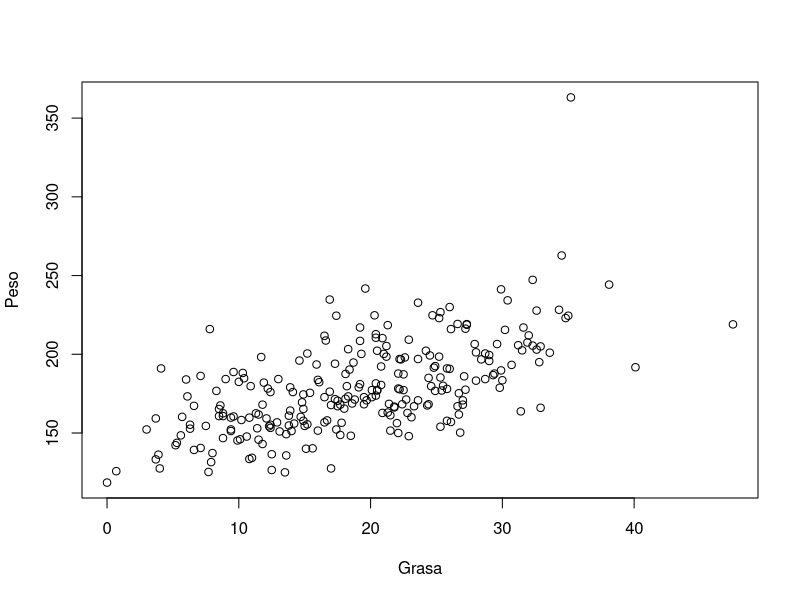
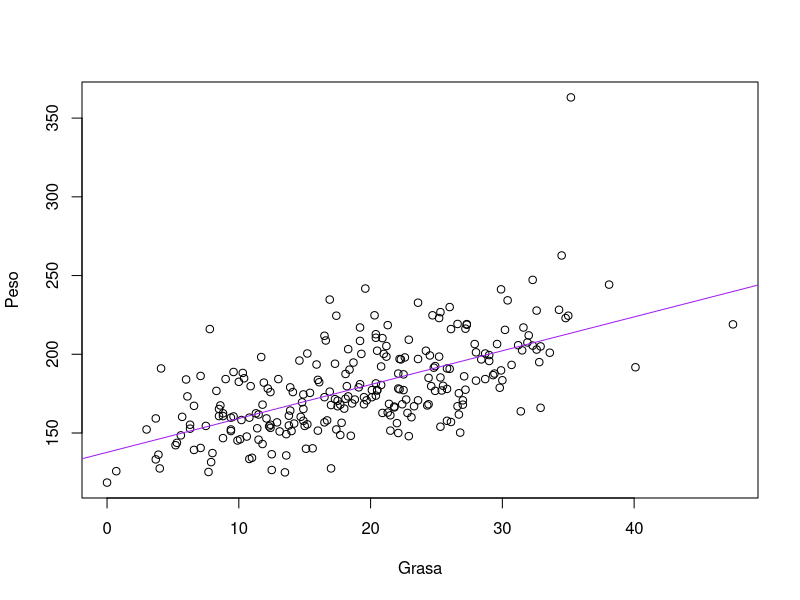
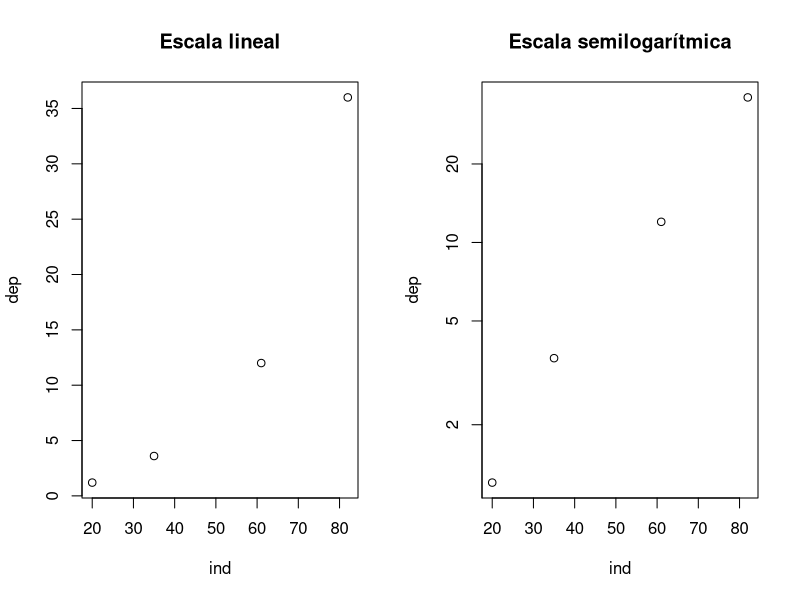
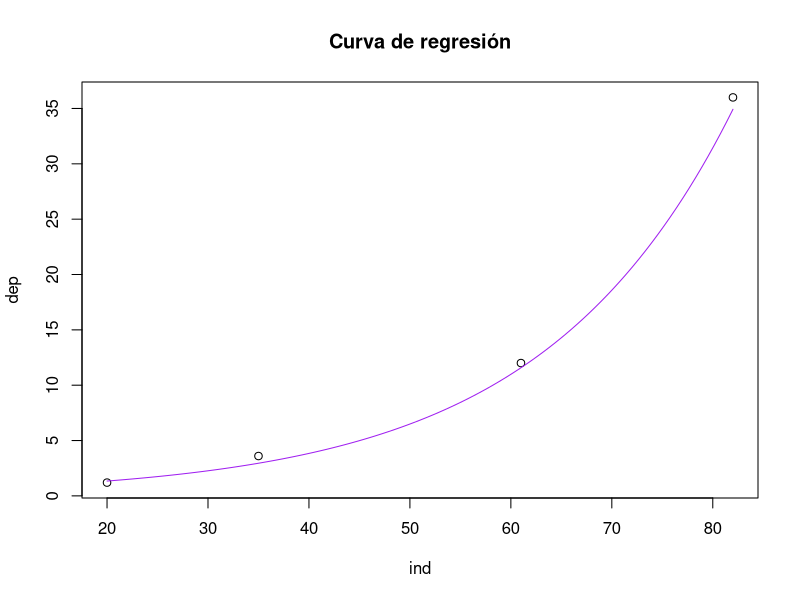
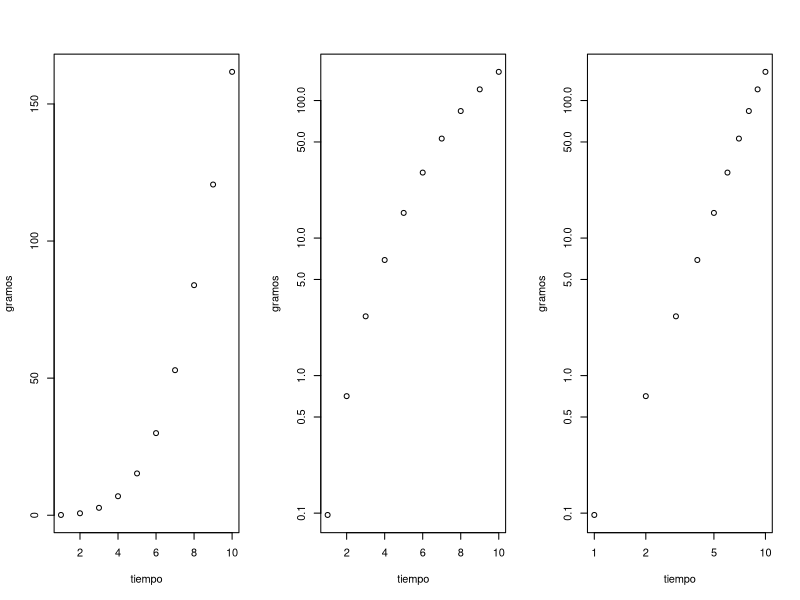
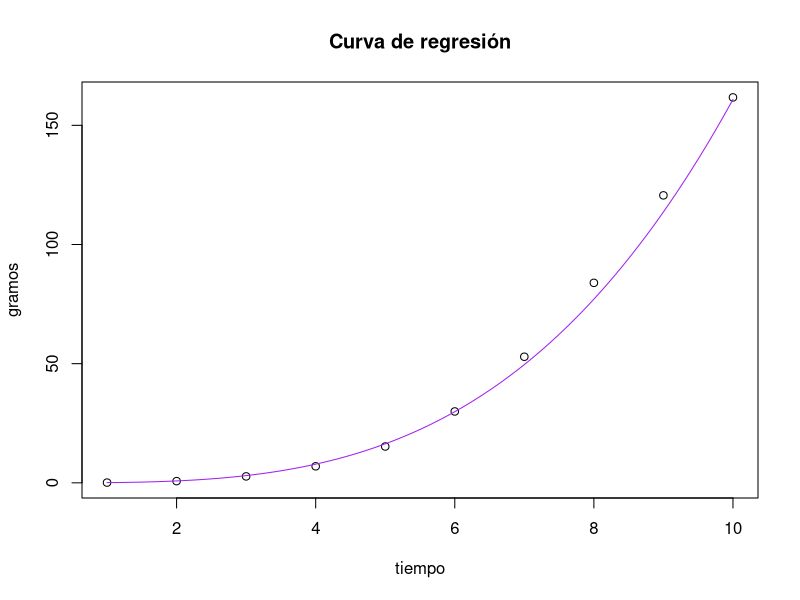

Write R code to recreate these figures, in order.
## ---- chunk 1
knitr::opts_chunk$set(echo = TRUE, comment = NA)
## ---- chunk 2
body = read.table("../data/bodyfat.txt", header = TRUE)
head(body,3)
## ---- chunk 3
body2 = body[,c(2,4)]
names(body2) = c("Grasa","Peso")
str(body2)
head(body2,3)
## ---- chunk 4
plot(body2)
## ---- chunk 5
lm(body2$Peso~body2$Grasa) #Opción 1
lm(Peso~Grasa, data = body2) #Opción 2
## ---- chunk 6
plot(body2)
abline(lm(Peso~Grasa, data = body2), col = "purple")
## ---- chunk 7
summary(lm(Peso~Grasa, data = body2))
## ---- chunk 8
summary(lm(Peso~Grasa, data = body2))$r.squared
## ---- chunk 9
dep = c(1.2,3.6,12,36)
ind = c(20,35,61,82)
## ---- chunk 10
par(mfrow = c(1,2))
plot(ind,dep, main = "Escala lineal")
plot(ind,dep, log = "y", main = "Escala semilogarítmica")
par(mfrow = c(1,1))
## ---- chunk 11
lm(log10(dep)~ind)
summary(lm(log10(dep)~ind))$r.squared
## ---- chunk 12
plot(ind,dep, main = "Curva de regresión")
curve(1.054^x*0.468, add = TRUE, col = "purple") 
## ---- chunk 13
tiempo = 1:10
gramos = c(0.097,0.709,2.698,6.928,15.242,29.944,52.902,83.903,120.612,161.711)
d.f = data.frame(tiempo,gramos)
## ---- chunk 14
par(mfrow= c(1,3))
plot(d.f)
plot(d.f, log = "y")
plot(d.f, log = "xy")
par(mfrow= c(1,1))
## ---- chunk 15
lm(log10(gramos)~log10(tiempo), data = d.f)
summary(lm(log10(gramos)~log10(tiempo), data = d.f))$r.squared
## ---- chunk 16
plot(d.f, main = "Curva de regresión")
curve(x^(3.298)*0.081, add=TRUE, col = "purple")
